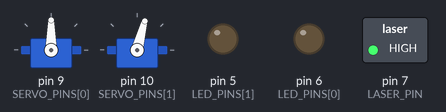
Simulated run of this sketch. Board: Arduino Uno, built with avr-gcc and run on an emulated ATmega328P. On the bench: 2 × servo, switched loads named in the sketch (green lamp = pin HIGH), output pins drawn as LEDs (lit = HIGH). Random numbers use the default seed unless the sketch sets one.

Above: at 1.8 s.
At 4.8 s:
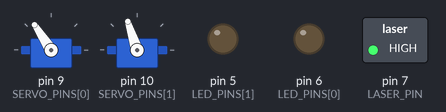
At 10.9 s:
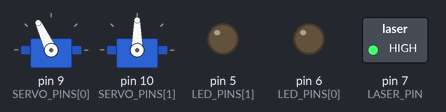
At 16.9 s:
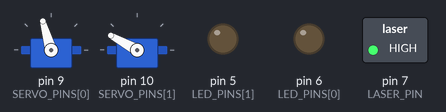
At 22.9 s:
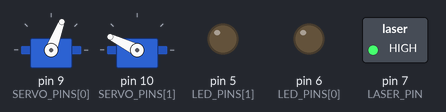
At 38.1 s:
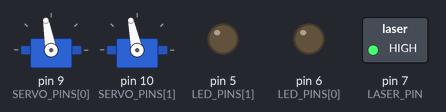
Timing chart, 0 to 40.0 s (numbered marks = the images above):
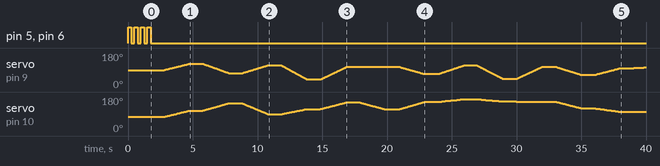

The sketch:

CatToy.ino
```cpp
/**
 * Laser cat toy
 *
 * moves laser dot randomly
 * uses - pan/tilt bracket     sparkfun ROB-10335
 *      - 2 sub-micro servos   sparkfun ROB-09065
 *      - laser card module    sparkfun COM-00594
 *      - electret microphone   sparkfun BOB-09964
 *      - Arduino (Uno)
 *      - two LEDs with 470 Ohm resistors
 *
 */

#include <Servo.h>
#include <math.h>

Servo servos[2];

const int SERVO_PINS[2] = {9, 10}; /* side/side = 9, up/down=10 */
const int LED_PINS[2] = {6, 5};    /* left=6, right=5 */
const int BUTTON_PIN = 8;          /* button to switch left/right */
const int LASER_PIN = 7;

const int CENTER[2] = {90, 75}; /* center for each servo */
const int ANGLES[2] = {65, 75}; /* up/down angles for high/left, low/right */

const double MINPOS[2] = {40, 90};
const double MAXPOS[2] = {140, 170};

const int SPEED  = 3000; /* time to fly 180 degrees*/
const int N_STEPS = 300;       /* no. steps to fly */

int button_press = HIGH; /* HIGH = not pressed, because of pull-up resistor */
int prev_button_press = HIGH;

double servopos[2];


void setup()
{
  double newpos[2];

  for(int i=0; i<2; i++)
    pinMode(LED_PINS[i], OUTPUT);

  pinMode(BUTTON_PIN, INPUT);
  digitalWrite(BUTTON_PIN, HIGH); /* set pull-up resistor */

  pinMode(LASER_PIN, OUTPUT);
  digitalWrite(LASER_PIN, HIGH);

  for(int i=0; i<2; i++) {
    servos[i].attach(SERVO_PINS[i]);
    servos[i].write(CENTER[i]);
    servopos[i] = CENTER[i];
  }
  flash_leds(4, 250);

  randomSeed(analogRead(5));

}

void loop()
{
  delay(1000);
  move_random();

}

void move_random(void) {
  double newpos[2];
  for(int i=0; i<2; i++) newpos[i] = random(MAXPOS[i] - MINPOS[i]) + MINPOS[i];
  move_servos(servos, servopos, newpos, 200, 2000);
  for(int i=0; i<2; i++) servopos[i] = newpos[i];
}


void move_servos(Servo theservo[2], double start_position[2],
                 double end_position[2],
                int n_steps, int time_ms)
{
  int delay_per = floor((double)time_ms/(double)n_steps);
  double dist_per[2];
  for(int i=0; i<2; i++) dist_per[i] = (end_position[i] - start_position[i])/(double)n_steps;

  for(int i=1; i<n_steps; i++) {
    for(int j=0; j<2; j++) {
      theservo[j].write(start_position[j] + (double)i*dist_per[j]);
    }
    delay(delay_per);
  }
}

void flash_leds(unsigned int num, unsigned int delay_time)
{
  for(int k=0; k<num; k++) {
    if(k > 0) delay(delay_time);
    for(int i=0; i<2; i++)
      digitalWrite(LED_PINS[i], HIGH);
    delay(delay_time);
    for(int i=0; i<2; i++)
      digitalWrite(LED_PINS[i], LOW);
  }
}
```
